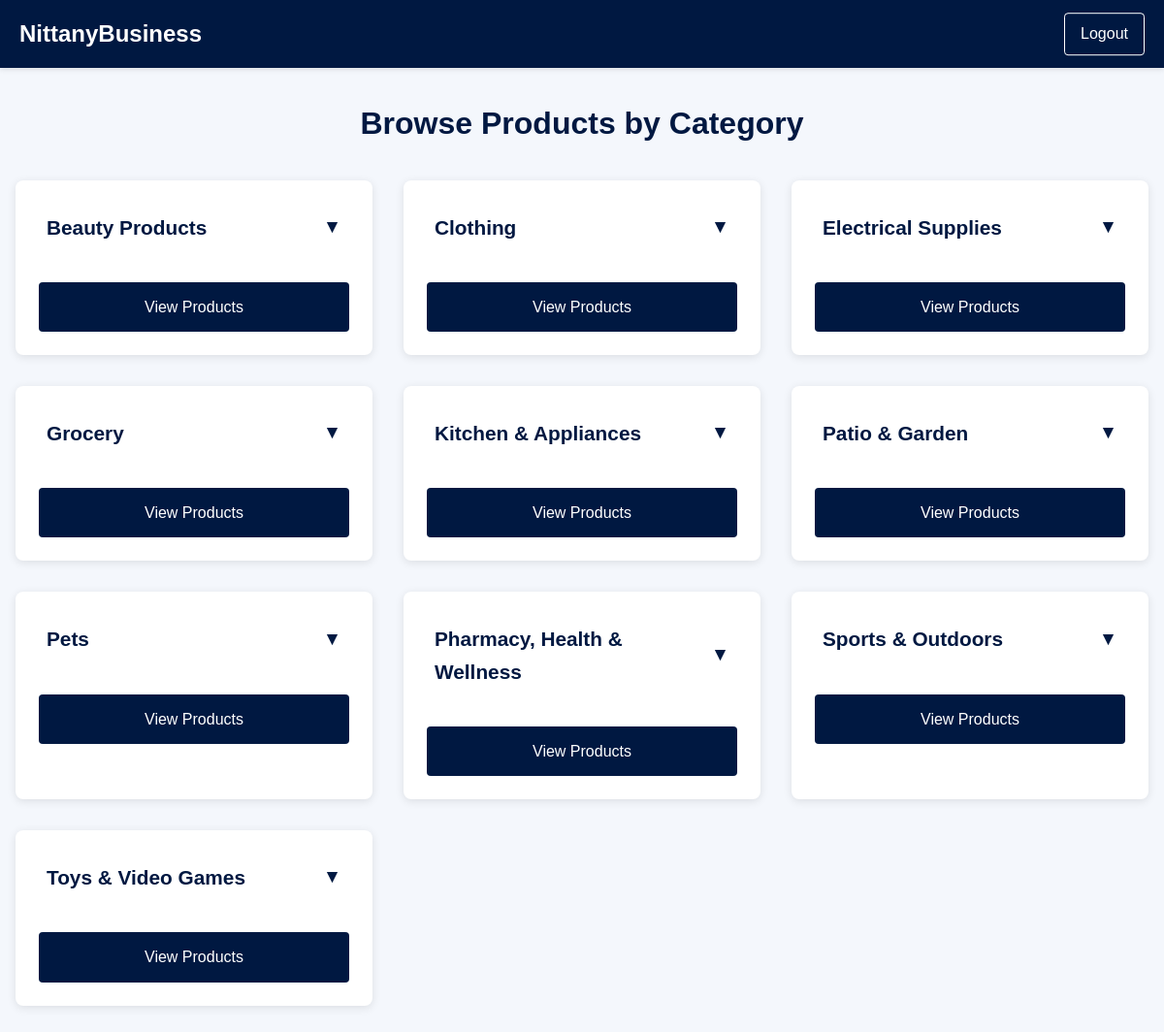
Page /buyers (signed in) on the committed database.
### tables this page shows
CREATE TABLE "Categories"
(
    parent_category VARCHAR,
    category_name   VARCHAR
        constraint Categories_pk
            primary key
);

### app.py (the view)
@app.route('/buyers')
def buyers():
    if 'email' not in session:
        return redirect(url_for('login'))
    connection = sql.connect('database.db')
    cursor = connection.cursor()
    cursor.execute('''
        SELECT parent_category, category_name
        FROM Categories
        ORDER BY parent_category, category_name
    ''')
    categories = cursor.fetchall()
    connection.close()
    def build_category_tree(parent_name):
        children = []
        for parent, name in categories:
            if parent == parent_name:
                child = {
                    'name': name,
                    'children': build_category_tree(name)
                }
                children.append(child)
        return children
    category_tree = build_category_tree('Root')
    return render_template('buyers.html', root_categories=category_tree)

### templates/buyers.html (shortened to what this page needs)
<!DOCTYPE html>
<html lang="en">
<head>
</head>
<body>
    <nav>
        <a href="{{ url_for('index') }}" class="logo">
            NittanyBusiness
        </a>
        <a href="{{ url_for('logout') }}" class="logout-btn">Logout</a>
    </nav>
    <div class="main-content">
        <h1 class="page-title">Browse Products by Category</h1>
        <div class="categories-container">
            {% for category in root_categories %}
                <div class="category-card">
                    <h2 class="category-name">
                        {{ category.name }}
                        {% if category.children %}
                            <span class="dropdown-icon">▼</span>
                        {% endif %}
                    </h2>
                    <a href="{{ url_for('view_category_products', category_name=category.name) }}" class="view-products-btn">View Products</a>
                </div>
            {% endfor %}
        </div>
    </div>
</body>
</html>

### templates/buyers.html (style rules this page uses)
* { margin: 0; padding: 0; box-sizing: border-box; }
body { font-family: Arial, sans-serif; line-height: 1.6; color: #333; display: flex; flex-direction: column; min-height: 100vh; background-color: #f4f7fc; }
nav { background: #001841; color: #fff; padding: 1rem 0; box-shadow: 0 2px 5px rgba(0,0,0,0.1); position: relative; }
.logo { color: #fff; text-decoration: none; font-size: 1.5rem; font-weight: bold; padding-left: 20px; }
.logout-btn { color: #fff; text-decoration: none; padding: 8px 16px; border: 1px solid #fff; border-radius: 4px; transition: all 0.3s ease; position: absolute; right: 20px; top: 50%; transform: translateY(-50%); }
.main-content { padding: 2rem 0; flex-grow: 1; }
.page-title { color: #001841; margin-bottom: 2rem; text-align: center; font-size: 2rem; }
.categories-container { display: grid; grid-template-columns: repeat(auto-fit, minmax(300px, 1fr)); gap: 2rem; padding: 0 1rem; }
.category-card { background: white; border-radius: 8px; box-shadow: 0 2px 10px rgba(0,0,0,0.1); padding: 1.5rem; transition: transform 0.3s ease; }
.category-name { color: #001841; font-size: 1.3rem; margin-bottom: 1rem; font-weight: bold; display: flex; justify-content: space-between; align-items: center; cursor: pointer; padding: 0.5rem; border-radius: 4px; transition: background-color 0.2s ease; }
.dropdown-icon { font-size: 1.2rem; transition: transform 0.3s ease; }
.view-products-btn { display: block; background: #001841; color: white; text-align: center; padding: 0.8rem; border-radius: 4px; text-decoration: none; margin-top: 1rem; transition: background 0.3s ease; }

### rows in the picture
Categories: name "Beauty Products"
Categories: name "Clothing"
Categories: name "Electrical Supplies"
Categories: name "Grocery"
Categories: name "Kitchen & Appliances"
Categories: name "Patio & Garden"
Categories: name "Pets"
Categories: name "Pharmacy, Health & Wellness"
Categories: name "Sports & Outdoors"
Categories: name "Toys & Video Games"
